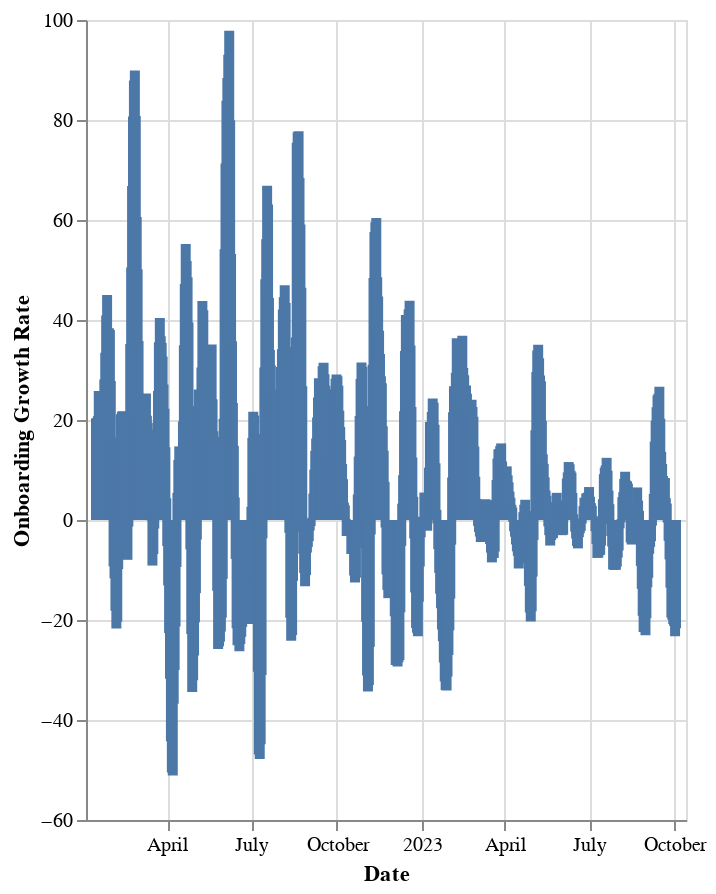

Notebook source saved alongside this figure:
### Markdown cell above
### Onboarding Growth Rate (7 Day Rolling Average)

### Code cell
# | output: true

df["growth_rate"] = df["onboarded_tibs"].pct_change(
    periods=7).rolling(7).mean() * 100
recent_df = df[df["date"] > "2022-01-01"]

alt.Chart(recent_df).mark_bar().encode(
    x=alt.X("date:T", title="Date"),
    y=alt.Y("growth_rate:Q", title="Onboarding Growth Rate"),
    tooltip=[
        alt.Tooltip("date:T", title="Date"),
        alt.Tooltip("growth_rate:Q", title="Onboarding Growth Rate"),
    ],
).properties(
    width="container",
    height=400,
)

### Figure 1 — Vega-Lite specification as saved in the notebook (floating-point values rounded to 4 significant figures; data arrays with more than 128 entries replaced by an {"elided": "..."} marker saying what was removed)
{"usermeta": {"embedOptions": {"theme": "powerbi"}}, "config": {"view": {"continuousWidth": 300, "continuousHeight": 300}}, "data": {"name": "data-c1ff32949e55b7e92513565c49d91c60"}, "mark": {"type": "bar"}, "encoding": {"tooltip": [{"field": "date", "title": "Date", "type": "temporal"}, {"field": "growth_rate", "title": "Onboarding Growth Rate", "type": "quantitative"}], "x": {"field": "date", "title": "Date", "type": "temporal"}, "y": {"field": "growth_rate", "title": "Onboarding Growth Rate", "type": "quantitative"}}, "height": 400, "width": "container", "$schema": "https://vega.github.io/schema/vega-lite/v5.15.1.json", "datasets": {"data-c1ff32949e55b7e92513565c49d91c60": {"elided": "640 records"}}}
